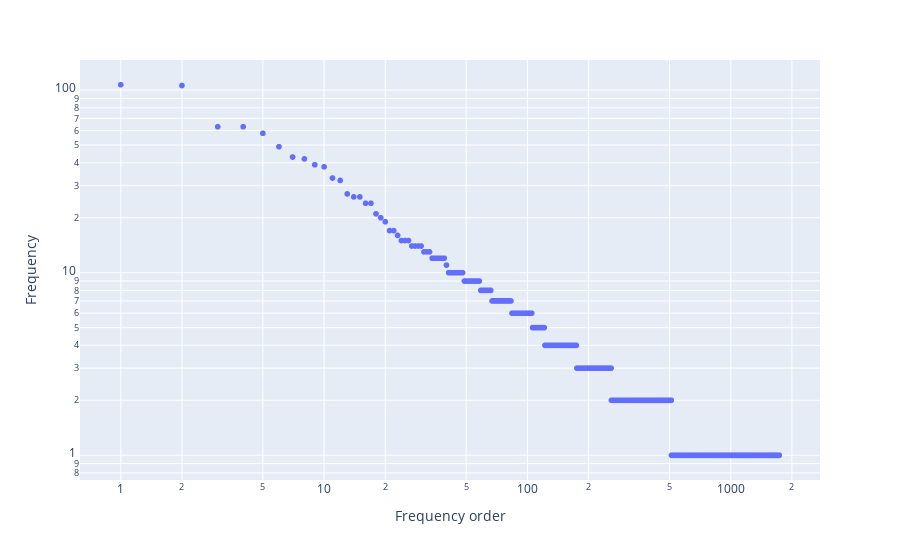

Source (notebook cell):
### Markdown cell above
## 39. Zipfの法則
単語の出現頻度順位を横軸, その出現頻度を縦軸として, 両対数グラフをプロットせよ.

### Code cell
from collections import Counter
import plotly.express as px
%matplotlib inline

mc = Counter(words).most_common()
_, y = zip(*mc)
order = [i+1 for i in range(len(mc))]

fig = px.scatter(x=order, y=y)
fig.update_layout(
    xaxis=dict(type="log", title="Frequency order"),
    yaxis=dict(type="log", title="Frequency")
)
fig.show()

### Figure 1 — Plotly figure (JSON) as saved in the notebook; plotly's stock layout.template omitted (floating-point values rounded to 4 significant figures; data arrays with more than 128 entries replaced by an {"elided": "..."} marker saying what was removed)
{"data": [{"hovertemplate": "x=%{x}<br>y=%{y}<extra></extra>", "legendgroup": "", "marker": {"color": "#636efa", "symbol": "circle"}, "mode": "markers", "name": "", "showlegend": false, "type": "scattergl", "x": {"elided": "1732 int values"}, "xaxis": "x", "y": {"elided": "1732 int values"}, "yaxis": "y"}], "layout": {"legend": {"tracegroupgap": 0}, "margin": {"t": 60}, "xaxis": {"anchor": "y", "domain": [0.0, 1.0], "title": {"text": "Frequency order"}, "type": "log"}, "yaxis": {"anchor": "x", "domain": [0.0, 1.0], "title": {"text": "Frequency"}, "type": "log"}}}
